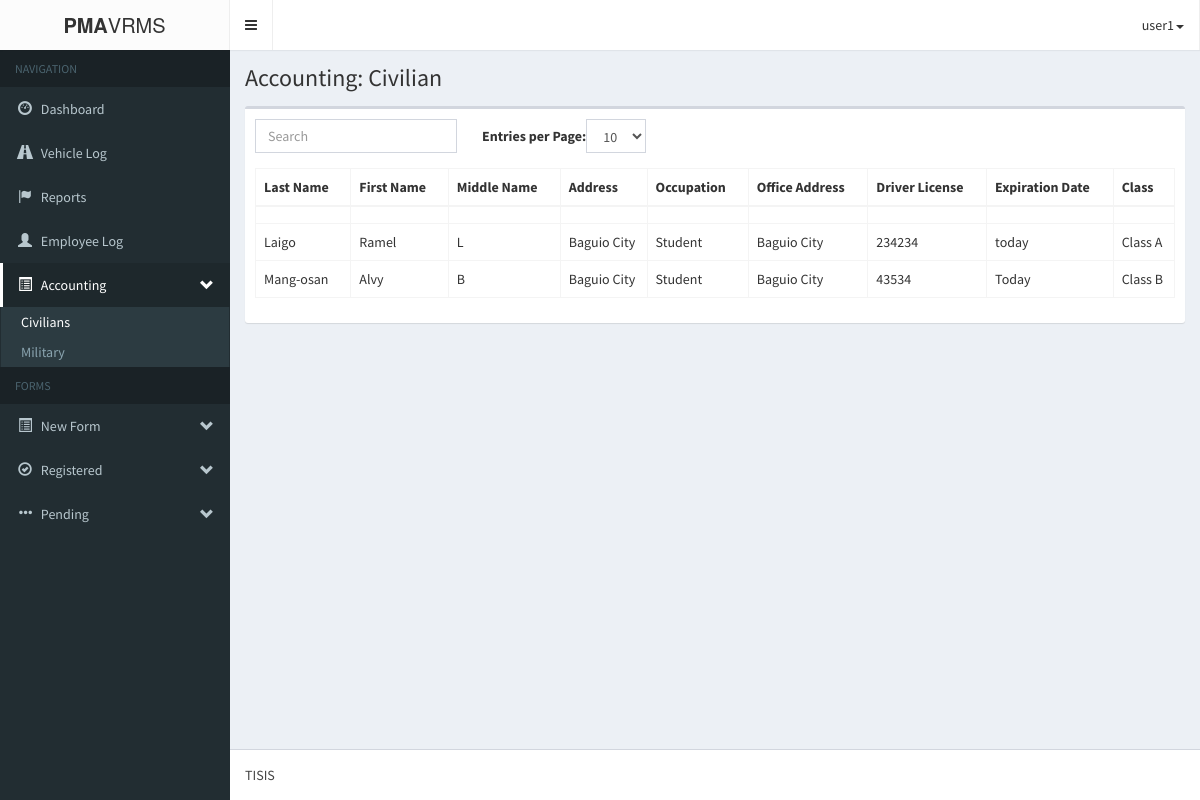
Screenshot of /pma-vrmsAdmin/accountingApplicant.php (signed in) with the database file from the repository.
### tables this page shows
CREATE TABLE IF NOT EXISTS `form1_applicantpd` (
  `a_applicantId` int(11) NOT NULL AUTO_INCREMENT,
  `a_profile` mediumblob NOT NULL,
  `a_lastname` varchar(60) NOT NULL,
  `a_firstname` varchar(60) NOT NULL,
  `a_middlename` varchar(60) NOT NULL,
  `a_address` varchar(60) NOT NULL,
  `a_occupation` varchar(60) NOT NULL,
  `a_officeAddress` varchar(60) NOT NULL,
  `a_driversLicense` varchar(60) NOT NULL,
  `a_expirationDate` varchar(60) NOT NULL,
  `a_class` varchar(60) NOT NULL,
  `a_submitted_requirements` varchar(255) NOT NULL,
  `a_status` varchar(255) NOT NULL,
  `a_dateRegistered` datetime NOT NULL,
  `a_vehicle_id` int(11) NOT NULL,
  PRIMARY KEY (`a_applicantId`)
);

### pma-vrmsAdmin/login/session.php (called while the page is built, shortened)
<?php
	$dbc = mysqli_connect('localhost', 'root', '', 'pma-vrms');
	$user_check = $_SESSION['login_user'];
	$query = "SELECT username from admin_users
				WHERE username='$user_check'";
	$result = mysqli_query($dbc, $query)
				or die('Error querying database.');
	$row = mysqli_fetch_assoc($result);
	$login_session = $row['username'];
?>

### pma-vrmsAdmin/logic/registered_logic.php (called while the page is built, shortened)
<?php
	require_once('db/database.php');
	$database = new Database();
	$query = 'SELECT * FROM form1_applicantpd ORDER BY a_dateRegistered DESC';
	$database->execute($query);
	$applicants = array();
?>

### pma-vrmsAdmin/db/database.php (called while the page is built, shortened)
<?php
	class Database{
		private $database;
		private function connect(){
			$host			= 'localhost';
			$username		= 'root';
			$password		= '';
			$database_name	= 'pma-vrms';
			$port			= 3306;
			$this->database = mysqli_connect($host, $username, $password, $database_name, $port);
		}
		public function execute($query){
			$this->result = mysqli_query($this->database, $query) OR die('Error database');
		}
	}
?>

### pma-vrmsAdmin/accountingApplicant.php (the view, shortened to what this page needs)
<?php
include('login/session.php');
?>
<!DOCTYPE html>
<html>
<head>
	<link rel="stylesheet" href="bootstrap/css/bootstrap.min.css">
    <link rel="stylesheet" href="fonts/font-awesome.min.css">
    <link rel="stylesheet" href="css/style-main.min.css">
    <link rel="stylesheet" href="bootstrap/css/jquery.bdt.css">
    <link rel="stylesheet" href="css/skin.min.css">
</head>
<body class="hold-transition skin-black sidebar-mini">
    <div class="wrapper">
      <header class="main-header">
        <div class="logo">
          <span class="logo-lg"><b>PMA</b>VRMS</span>
        </div>
        <nav class="navbar navbar-static-top" role="navigation">
          <a href="#" class="sidebar-toggle" data-toggle="offcanvas" role="button">
          </a>
            <ul class="nav navbar-nav pull-right">
			<li class="drop-down">
				<a class="drop-down toggle" data-toggle="dropdown" href=""><?php echo $login_session; ?><span class="caret"></span></a>
			</li>
		</ul>
        </nav>
      </header>
      <aside class="main-sidebar">
        <section class="sidebar">
          <ul class="sidebar-menu">
            <li class="header">NAVIGATION</li>
            <li class=""><a href="index.php"><i class="glyphicon glyphicon-dashboard"></i> <span>Dashboard</span></a></li>
            <li><a href="vehicleLog.php"><i class="glyphicon glyphicon-road"></i> <span>Vehicle Log</span></a></li>
            <li><a href="reports.php"><i class="glyphicon glyphicon-flag"></i> <span>Reports</span></a></li>
            <li><a href="login/logbook_page.php"><i class="glyphicon glyphicon-user"></i> <span>Employee Log</span></a></li>
            <li class="treeview active">
              <a href="#"><i class="glyphicon glyphicon-list-alt"></i> <span>Accounting</span> <i class="glyphicon glyphicon-chevron-down pull-right"></i></a>
              <ul class="treeview-menu">
                <li class="active"><a href="accountingApplicant.php">Civilians</a></li>
                <li><a href="AccountingMilitary.php">Military</a></li>
              </ul>
            </li>
            <li class="header">FORMS</li>
            <li class="treeview">
              <a href="#"><i class="glyphicon glyphicon-list-alt"></i> <span>New Form</span> <i class="glyphicon glyphicon-chevron-down pull-right"></i></a>
            </li>
            <li class="treeview">
              <a href="#"><i class="glyphicon glyphicon-ok-circle"></i> <span>Registered</span> <i class="glyphicon glyphicon-chevron-down pull-right"></i></a>
            </li>
            <li class="treeview">
              <a href="#"><i class="glyphicon glyphicon-option-horizontal"></i> <span>Pending</span> <i class="glyphicon glyphicon-chevron-down pull-right"></i></a>
            </li>
          </ul>
        </section>
      </aside>
      <div class="content-wrapper">
        <section class="content-header">
          <h1>
            Accounting: Civilian
          </h1>
        </section>
        <section class="content">
	       <?php include('logic/registered_logic.php'); ?>
		<div class="'container">
			<div class="row">
				<div class="col-md-12">
                    <div class="box">
                        <div class="box-body">
                            <table class="table table-bordered table-hover" id="bootstrap-table">
						<thead>
							<th>Last Name</th>
							<th>First Name</th>
							<th>Middle Name</th>
							<th>Address</th>
							<th>Occupation</th>
							<th>Office Address</th>
							<th>Driver License</th>
							<th>Expiration Date</th>
							<th>Class</th>
						</thead>
						<tbody>
							<?php
								foreach ($applicants as $key => $applicant) {
									echo <<<DATA
										<tr id='applicant_$key'>
											<td style='display:none'>$applicant[a_applicantId]</td>
											<td>$applicant[a_lastname]</td>
											<td>$applicant[a_firstname]</td>
											<td>$applicant[a_middlename]</td>
											<td>$applicant[a_address]</td>
											<td>$applicant[a_occupation]</td>
											<td>$applicant[a_officeAddress]</td>
											<td>$applicant[a_driversLicense]</td>
											<td>$applicant[a_expirationDate]</td>
											<td>$applicant[a_class]</td>
										</tr>
DATA;
								}
							?>
						</tbody>
					</table>
				</div>
			</div>
		</div>
</section>
        <br/><br/>
        </div>
      <footer class="main-footer">
        TISIS
      </footer>
    </div>
</body>
</html>

### rows the page displays
form1_applicantpd: a_lastname "Laigo", a_firstname "Ramel", a_middlename "L", a_address "Baguio City", a_occupation "Student", a_officeAddress "Baguio City", a_driversLicense "234234", a_expirationDate "today", a_class "Class A"
form1_applicantpd: a_lastname "Mang-osan", a_firstname "Alvy", a_middlename "B", a_address "Baguio City", a_occupation "Student", a_officeAddress "Baguio City", a_driversLicense "43534", a_expirationDate "Today", a_class "Class B"

### other values shown
$login_session "user1"
